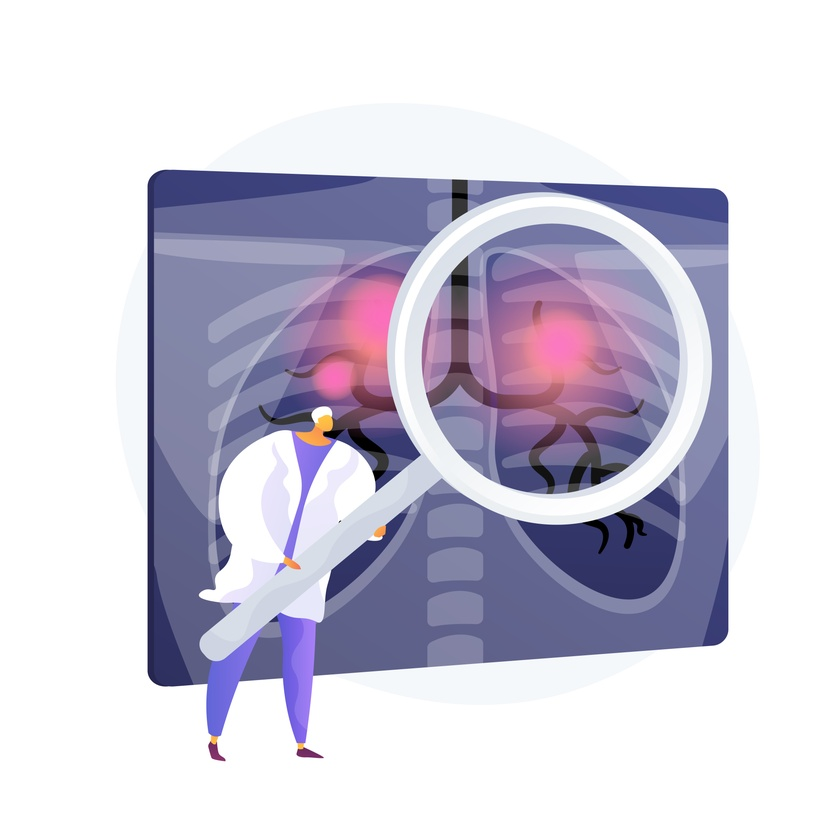
#> input picture tb_frontend/src/assets/images/detail-transparent-2.jpg, 840 x 840 px, shrunk from 7730 x 7730 before the run
$ python -i preprocess_image.py   (imports and definitions only)
#> lines starting #> are read from the running program, lines starting #| are printed output that depends on the picture
#> further down, picture is the input picture: shape (840, 840, 3); mean B, G, R 219.6, 205.2, 208.3
import cv2
import numpy as np
from skimage import exposure

class ProcessImage:
    def __init__(self,reference_image_path="") -> None:
        self.reference_image_path = reference_image_path


    def load_image(self,file_path):
        return cv2.imread(file_path)

    def crop_image(self,image):

        gray = cv2.cvtColor(image, cv2.COLOR_BGR2GRAY)
        # threshold
        thresh = cv2.threshold(gray, 0, 255, cv2.THRESH_BINARY+cv2.THRESH_OTSU)[1]
        hh, ww = thresh.shape
        # make bottom 2 rows black where they are white the full width of the image
        thresh[hh-3:hh, 0:ww] = 0
        # get bounds of white pixels
        white = np.where(thresh==255)
        xmin, ymin, xmax, ymax = np.min(white[1]), np.min(white[0]), np.max(white[1]), np.max(white[0])
        print(xmin,xmax,ymin,ymax)
        # crop the image at the bounds adding back the two blackened rows at the bottom
        crop = image[ymin:ymax+3, xmin:xmax]
        return crop

    def hist_eqzr(self,original_image):
        clahe = cv2.createCLAHE(clipLimit=2.0, tileGridSize=(16,16))
        if len(original_image.shape)==3:
            b,g,r = cv2.split(original_image)
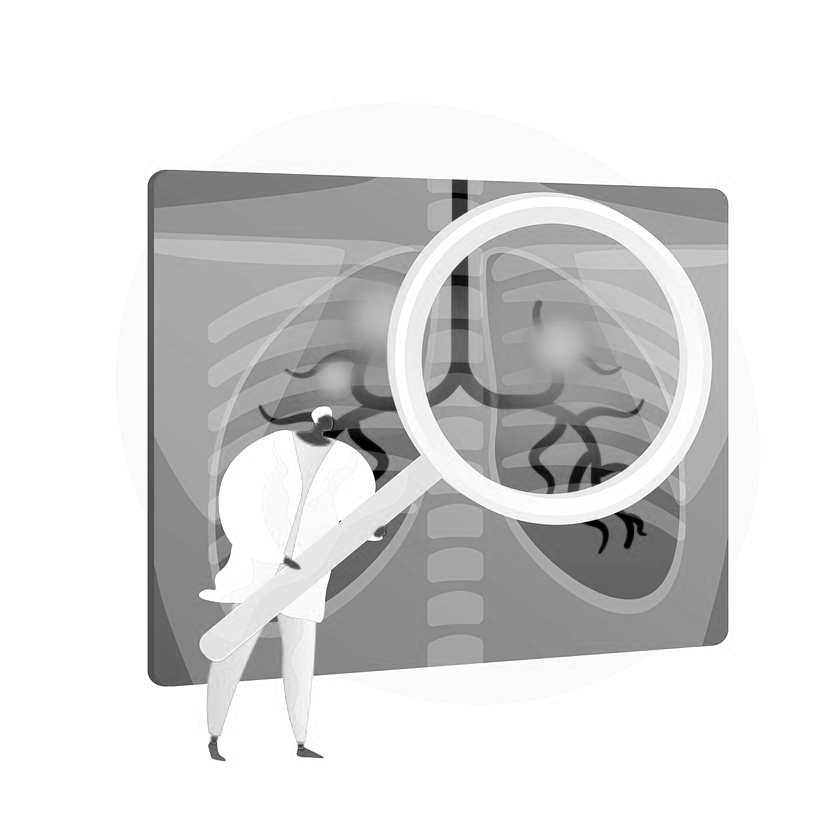
#> b: shape (840, 840); min 0, max 255, mean 219.6
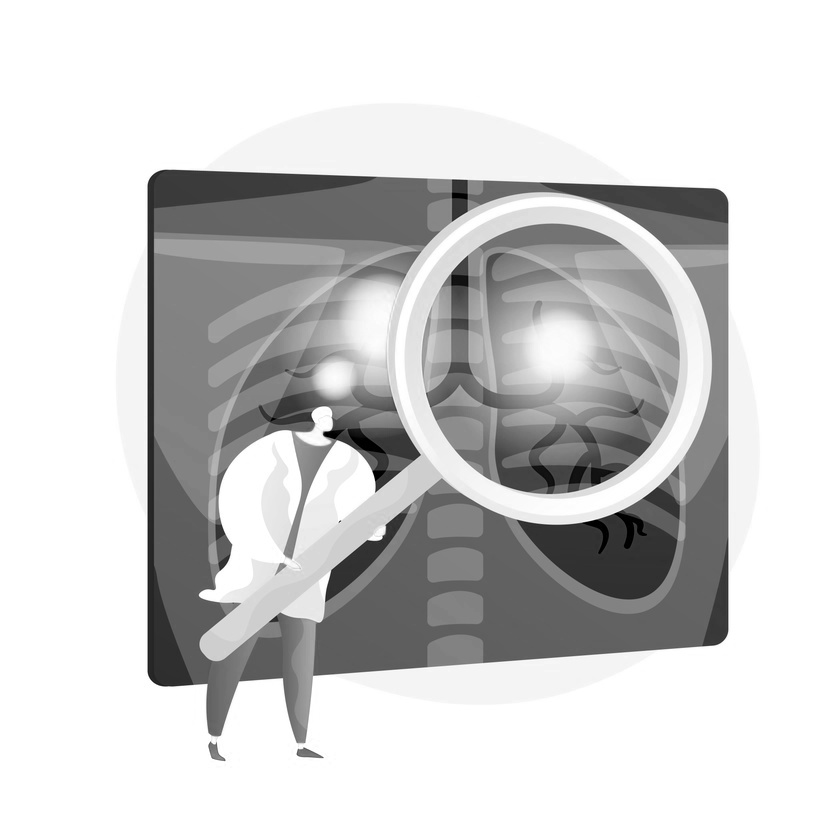
#> r: shape (840, 840); min 0, max 255, mean 208.3
            clahe_b = clahe.apply(b)
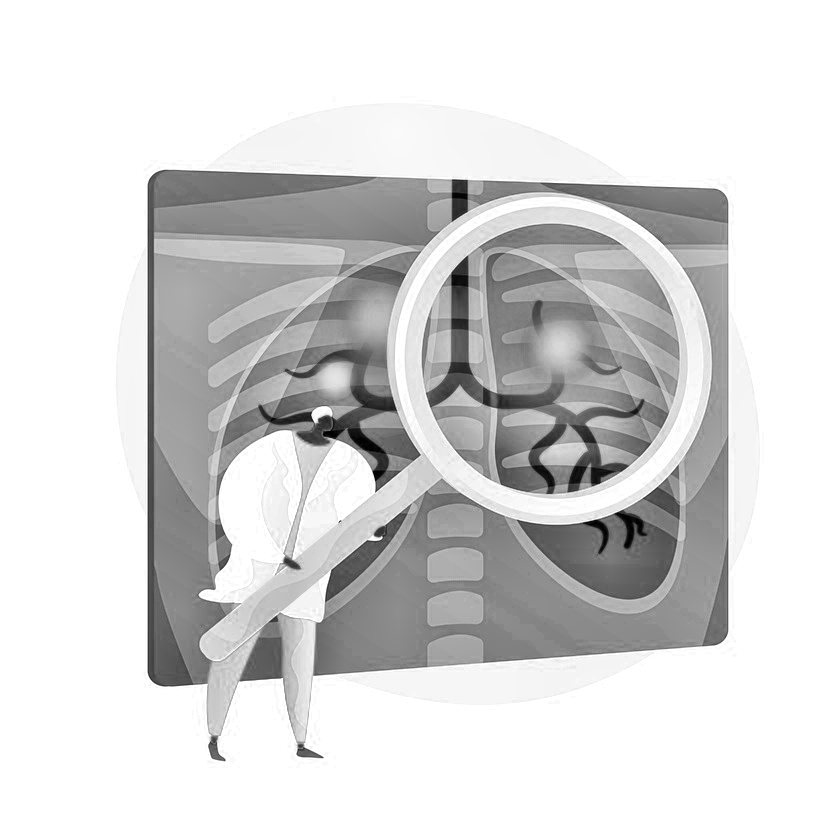
#> clahe_b: shape (840, 840); min 1, max 255, mean 215.7
            clahe_g = clahe.apply(g)
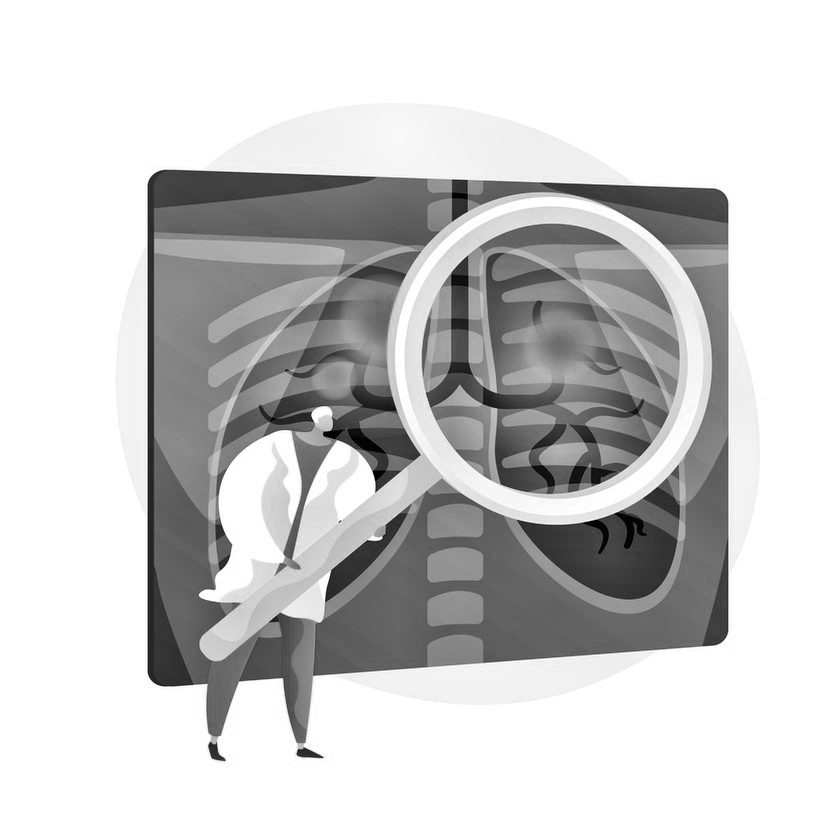
#> clahe_g: shape (840, 840); min 1, max 255, mean 204.7
            clahe_r = clahe.apply(r)
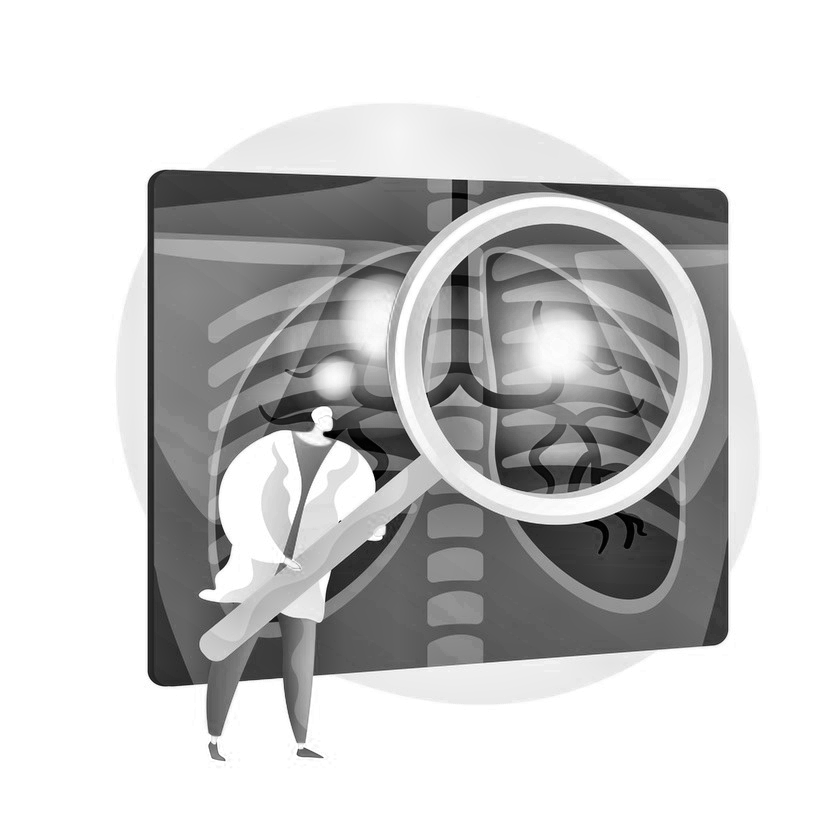
#> clahe_r: shape (840, 840); min 1, max 255, mean 205
            image = cv2.merge([clahe_b, clahe_g, clahe_r])
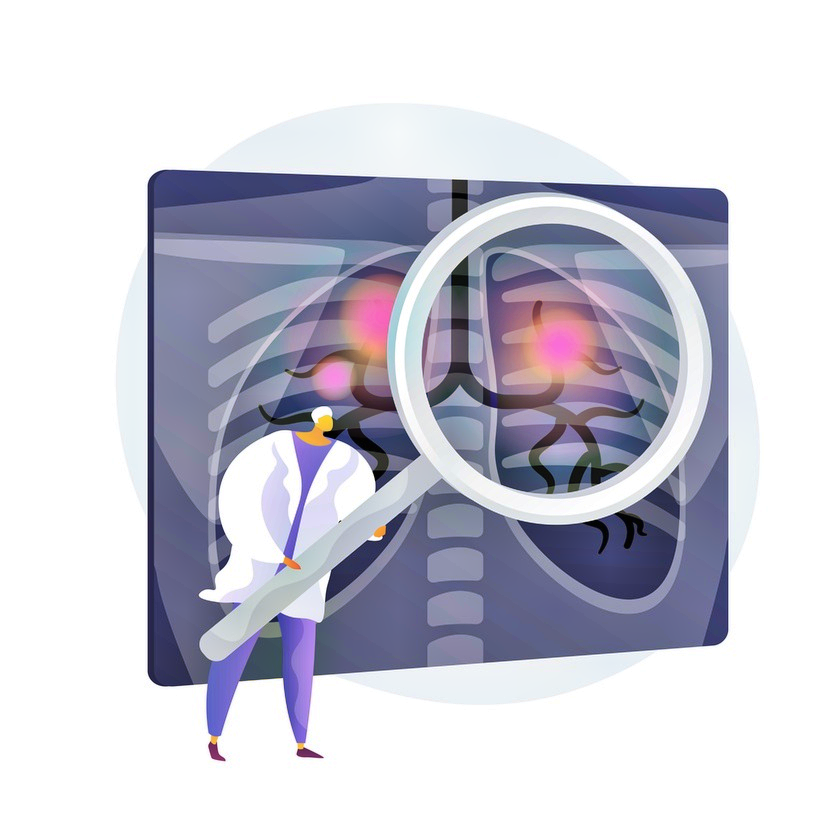
#> image: shape (840, 840, 3); mean B, G, R 215.7, 204.7, 205
            return image
        else:
            image = clahe.apply(original_image)
            return image

    def hist_matching(self,image):
        reference = cv2.imread(self.reference_image_path)
        multi = True if image.shape[-1]>1 else False
        return exposure.match_histograms(image,reference,channel_axis=2)

>>> import cv2
>>> picture = cv2.imread('../../../tb_frontend/src/assets/images/detail-transparent-2.jpg')
>>> result = ProcessImage().hist_eqzr(picture)

$ run again, on tb_frontend/src/assets/images/Rectangle 1.png
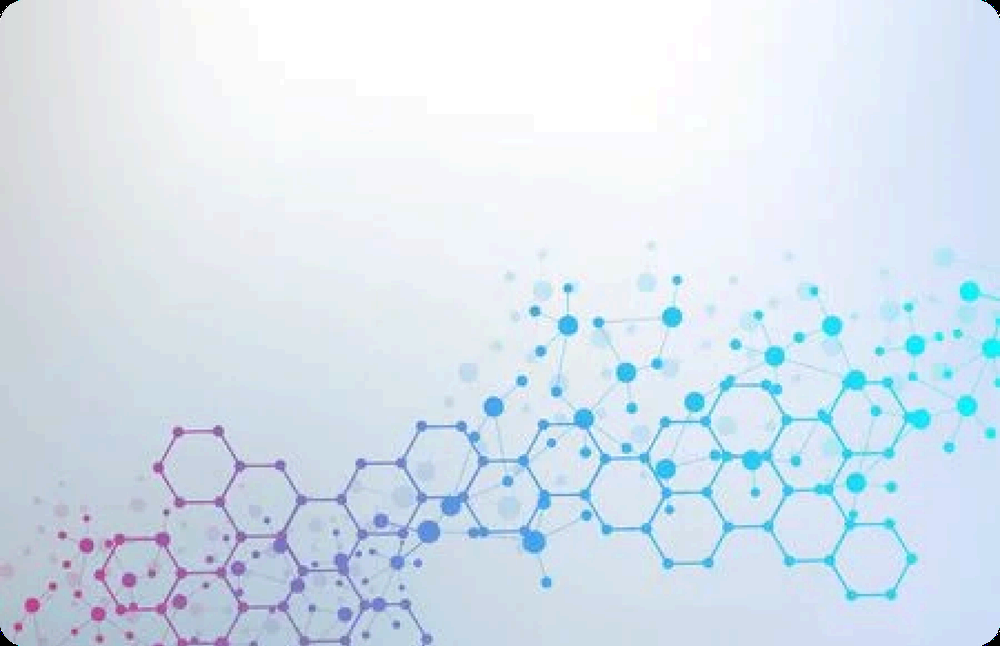
#> input picture tb_frontend/src/assets/images/Rectangle 1.png, 1000 x 646 px, shrunk from 1728 x 1117 before the run
#> picture is the input picture: shape (646, 1000, 3); mean B, G, R 238.8, 227.3, 215.6
#> in hist_eqzr, `b,g,r = cv2.split(original_image)`:
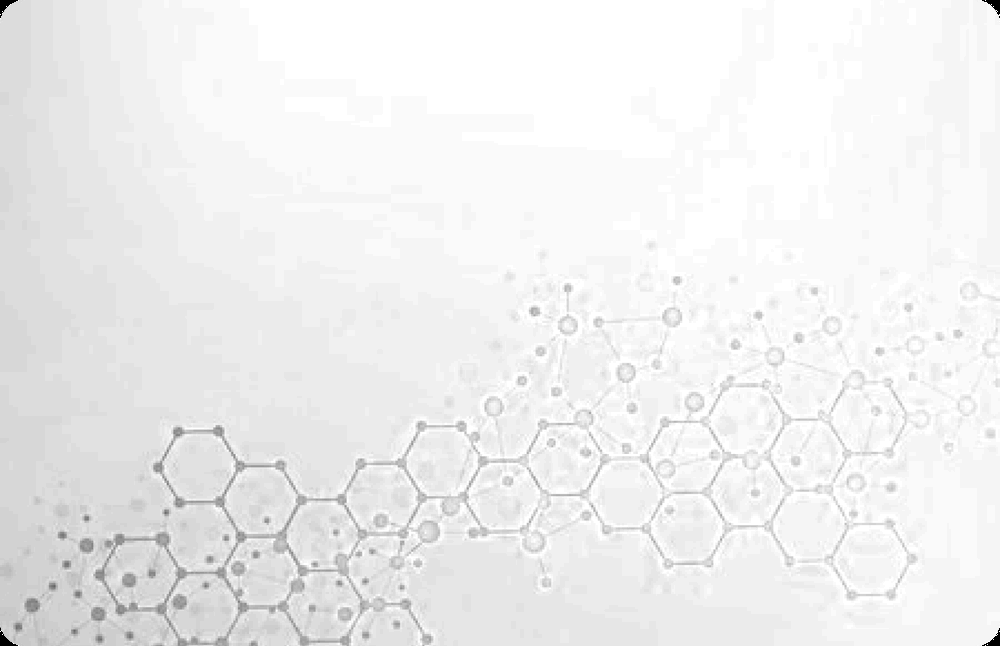
#> b: shape (646, 1000); min 0, max 255, mean 238.8
#> in hist_eqzr, `b,g,r = cv2.split(original_image)`:
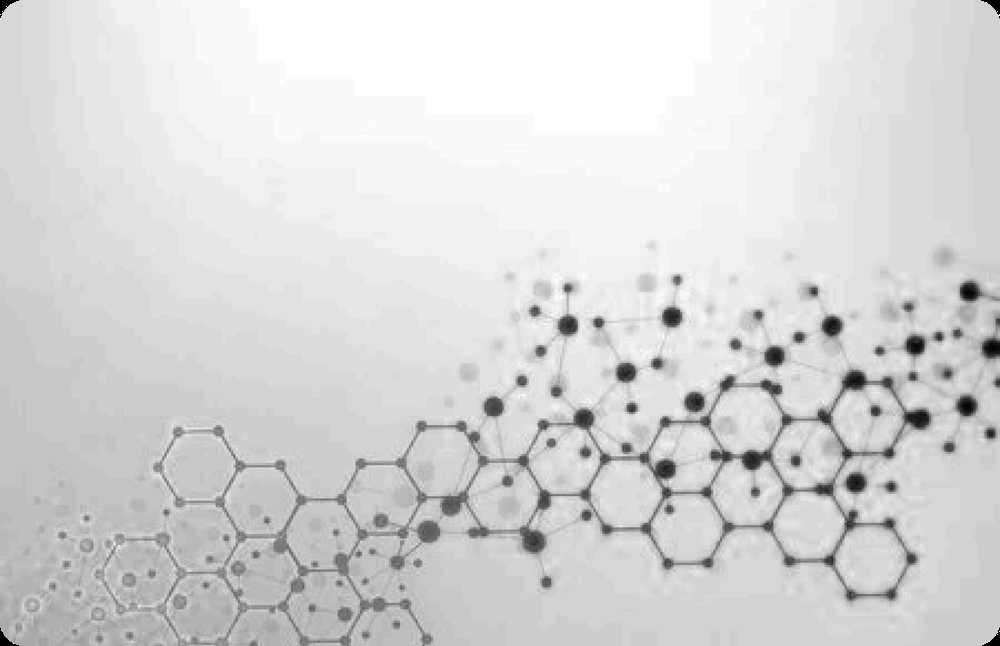
#> r: shape (646, 1000); min 0, max 255, mean 215.6

$ run again, on tb_frontend/src/assets/images/Rectangle-main.png
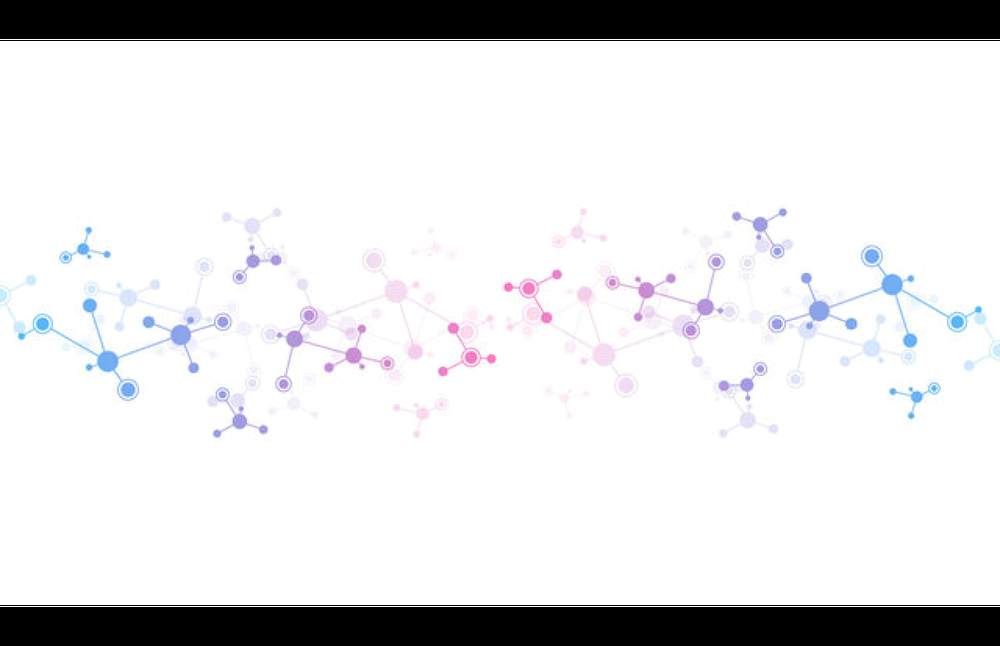
#> input picture tb_frontend/src/assets/images/Rectangle-main.png, 1000 x 646 px, shrunk from 1728 x 1117 before the run
#> picture is the input picture: shape (646, 1000, 3); mean B, G, R 222.5, 221.1, 221.2
#> in hist_eqzr, `b,g,r = cv2.split(original_image)`:
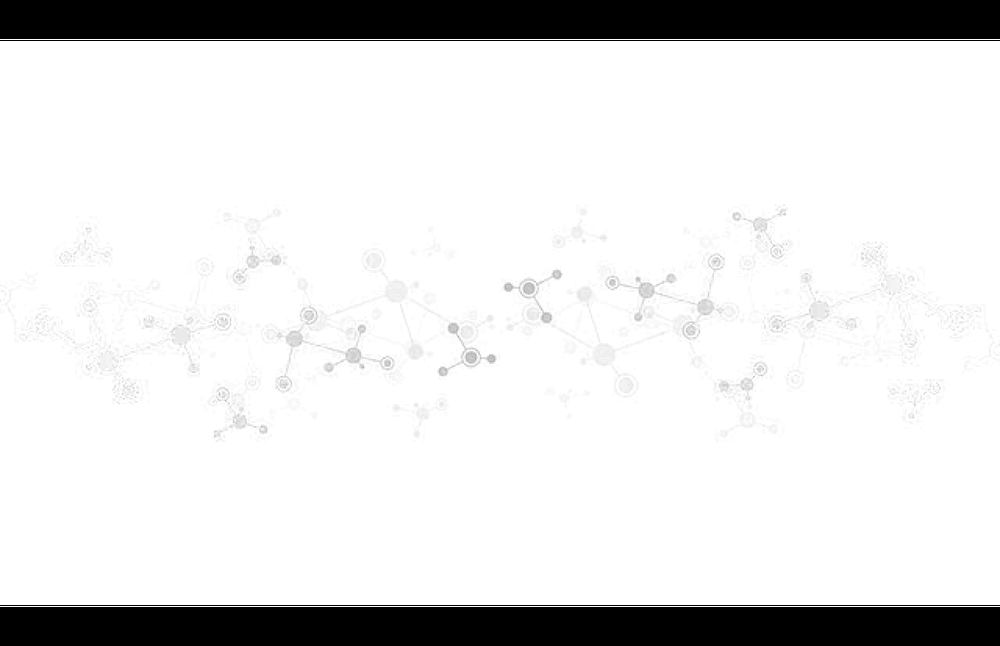
#> b: shape (646, 1000); min 0, max 255, mean 222.5
#> in hist_eqzr, `b,g,r = cv2.split(original_image)`:
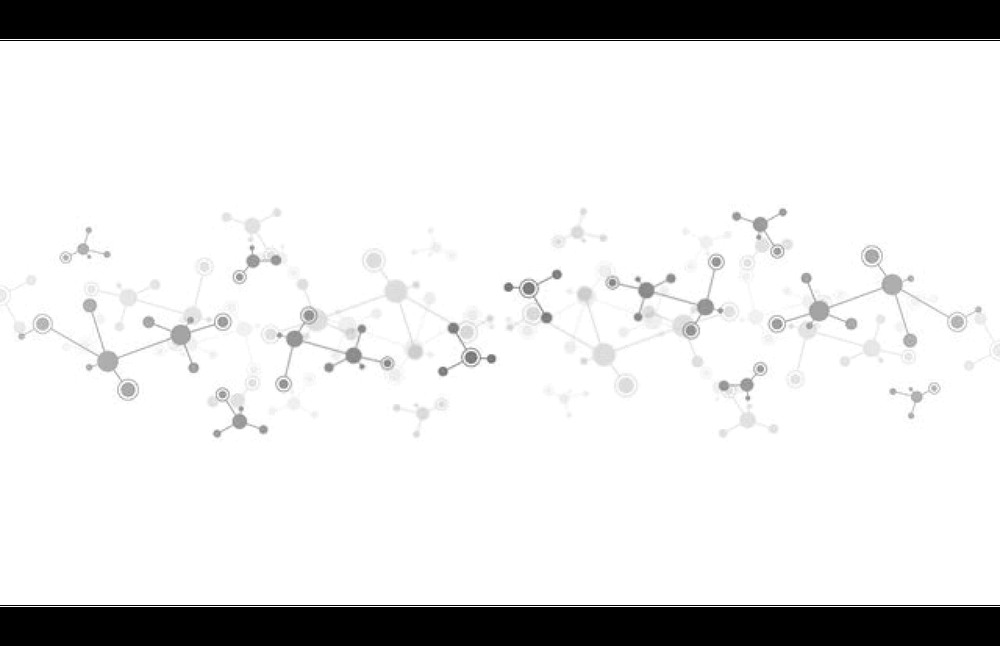
#> g: shape (646, 1000); min 0, max 255, mean 221.1
